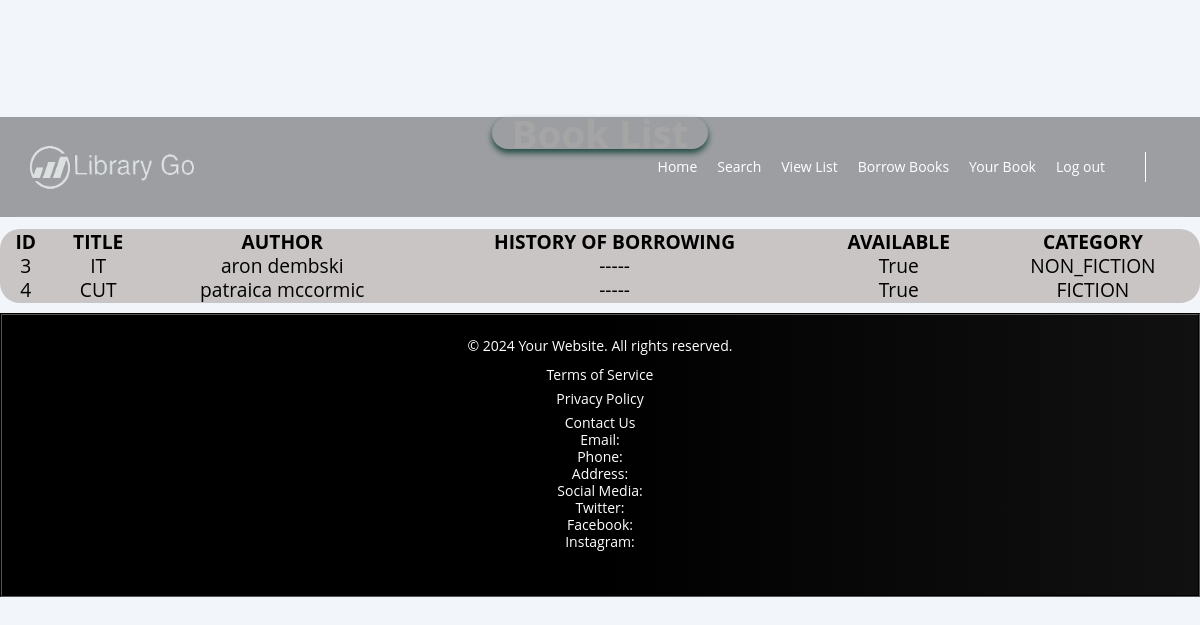
The page /userViewList/ on the database as committed earlier.
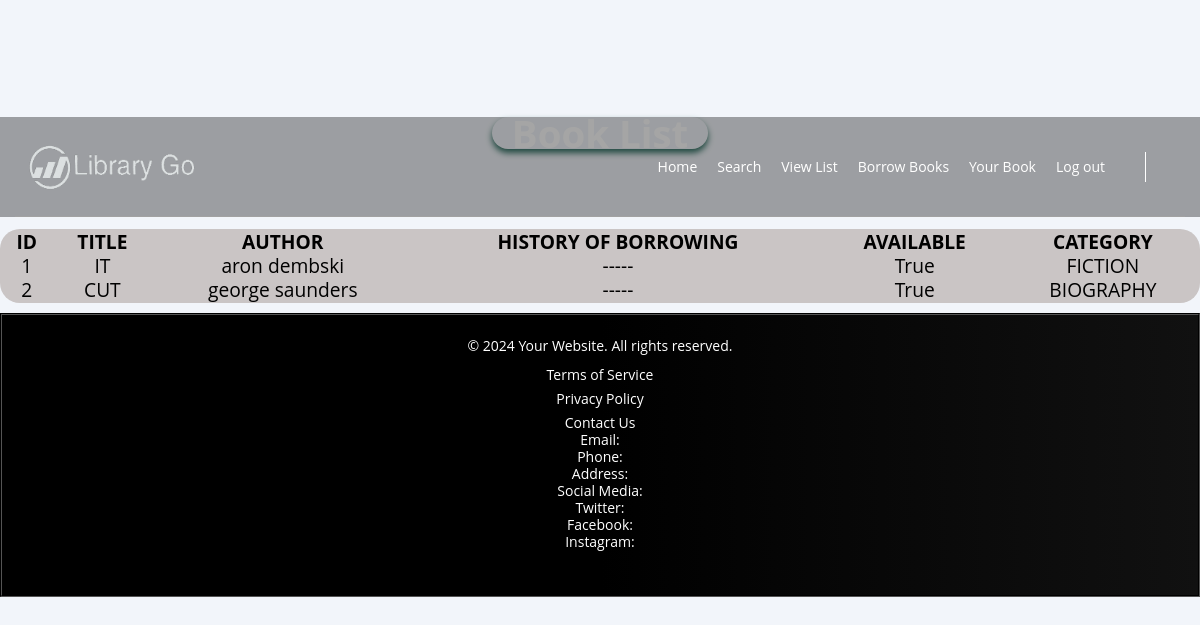
The same page on the database as committed later.
### workingApp/models.py (models this page shows, shortened)
class Book(models.Model):
    BOOK_CATEGORIES = (
        ('FICTION', 'Fiction'),
        ('NON_FICTION', 'Non-fiction'),
        ('SCIENCE', 'Science'),
        ('HISTORY', 'History'),
        ('BIOGRAPHY', 'Biography'),
    )
    id = models.IntegerField(primary_key=True)
    title = models.CharField(max_length=200)
    author = models.CharField(max_length=100)
    image = models.ImageField(upload_to='photo', blank=True, null=True)
    details = models.TextField(null=True, blank=True)
    available = models.BooleanField(default=True)
    category = models.CharField(max_length=100, choices=BOOK_CATEGORIES)
    borrowingDate=models.TimeField(null=True)

### workingApp/views.py (the view)
# urls.py: path('userViewList/',views.userViewList,name='userViewList'),
def userViewList(request):
    context={
        'books': Book.objects.all(),
    }
    return render(request, 'pages/userViewList.html',context)

### templates/pages/userViewList.html (shortened to what this page needs)
{%load static%}
<!DOCTYPE html>
<html lang="en">
    <head>
        <link rel="stylesheet" href="{% static 'css/normalize.css' %} ">
        <link rel="stylesheet" href="{% static 'css/all.min.css' %}">
        <link rel="stylesheet" href="{% static  'css/userViweListStyle.css' %}">
    </head>
    <body>
        {% include 'header.html' %}
            <h1 class="add">Book List</h1>
        <div class="outputs">
            <div class="searchBlock">
                <table class="dash">
                    <tr>
                        <th>Id</th>
                        <th>Title</th>
                        <th>Author</th>
                        <th>History of borrowing</th>
                        <th>Available</th>
                        <th>Category</th>
                    </tr>
                    {% for book in books %}
                    <tbody id="tbody">
                        <tr>
                            <td>{{book.id}}</td>
                            <td>{{book.title}}</td>
                            <td>{{book.author}}</td>
                            {% if book.borrowingDate %}
                            <td>{{ book.borrowingDate|date:"d/m/Y" }}</td>
                        {% else %}
                            <td>-----</td>
                        {% endif %}
                            <td>{{book.available}}</td>
                            <td>{{book.category}}</td>
                        </tr>
                    </tbody>
                    {% endfor %}
                </table>
            </div>
    {% include 'footer.html' %}
    </body>
</html>

### templates/header.html (shortened to what this page needs)
{% load static %}
<!DOCTYPE html>
<html lang="en">
<head>
    <link rel="stylesheet" href="{% static 'css/normalize.css' %}">
    <link rel="stylesheet" href="{% static 'css/all.min.css' %}">
    <link rel="stylesheet" href="{% static 'css/borrowBook.css' %}">
</head>
<body>
<div class="body-color">
    <header>
        <div class="container">
            <a href="#" class="logo">
                <img style="width: 200px; height: 100px;" decoding="async" src="{% static 'images/amino.png' %}" alt="Logo" />
            </a>
            <nav>
            <ul>
                <li><a  href="{% url 'User_Home' %}">Home</a></li>
                <li><a href="{% url 'userSearchBooks' %}">Search</a></li>
                <li><a href="{% url 'userViewList' %}">View List</a></li>
                <li><a href="{% url 'userBorrowBook' %}">Borrow Books</a></li>
                <li><a href="{% url 'userBookList' %}">Your Book</a></li>
                <li><a href="login.html">Log out</a></li>
            </ul>
            <div class="form">
                <i class="fas fa-search"></i>
            </div>
            </nav>
        </div>
    </header>
    </body>
</html>

### templates/footer.html (shortened to what this page needs)
{%load static%}
<!DOCTYPE html>
<html lang="en">
<head>
    <link rel="stylesheet" href="{% static '/css/normalize.css' %} ">
    <link rel="stylesheet" href="{% static '/css/all.min.css' %}">
    <link rel="stylesheet" href="{% static '/css/borrowBook.css' %}">
</head>
<footer class="footer">
    <div class="container">
        <p>&copy; 2024 Your Website. All rights reserved.</p>
        <ul class="footer-links">
            <li><a href="#">Terms of Service</a></li>
            <li><a href="#">Privacy Policy</a></li>
            <li><a href="#">Contact Us</a>            <div class="contact-info">
                <p>Email: </p>
                <p>Phone: </p>
                <p>Address: </p>
                <p>Social Media:</p>
                <p>Twitter: </p>
                <p>Facebook: </p>
                <p>Instagram: </p>
            </div>
        </li>
    </ul>
    </div>
</footer>
</body>
</html>

### static/css/userViweListStyle.css (style rules this page uses)
:root { --main-color: #19c8fa; --transparent-color: rgb(15 116 143 / 70%); --section-padding: 100px; }
* { -webkit-box-sizing: border-box; -moz-box-sizing: border-box; box-sizing: border-box; padding: 0; margin: 0; }
ul { list-style: none; }
.container { padding-left: 15px; padding-right: 15px; margin-left: auto; margin-right: auto; }
@media (min-width: 768px) { .container { width: 750px; } }
@media (min-width: 992px) { .container { width: 970px; } }
@media (min-width: 1200px) { .container { width: 1170px; } }
body { padding-top: 97px; background-image: linear-gradient(270deg, #111111, #000000, #000000); font-family: "Open Sans", sans-serif; background-color: #F2F5FA; color: #0C0C0D; font-size: 1.2rem; line-height: 12px; }
a { columns: inherit; text-decoration: none; }
li { list-style: none; }
a,img,span,input,select,button { display: block; }
.add { text-align: center; color: rgb(255, 255, 255); display: block; margin-top: 20px; margin-left: 10px; margin-right: 10px; padding: 10px 20px; border-radius: 20px; width: fit-content; margin: 20px auto; box-shadow: 0 4px 6px rgb(52, 114, 101); }
.outputs { position: absolute; width: 100%; z-index: 0; margin-top: 50px; border-radius: 25px; color: #F2F5FA; }
.dash { width: 100%; text-align: center; margin: 10px 0; color: #000000; background-color: rgb(202, 197, 197); border-radius: 20px; }
.dash th { text-transform: uppercase; }
.dash th,td { padding: 5px; }
.footer { position: relative; bottom: 0; left: 0; width: 100%; background-image: linear-gradient(270deg, #111111, #000000, #000000); color: #fff; padding: 20px 0; text-align: center; font-size: 14px; display: flex; flex-direction: column; align-items: center; border: 2px groove; border-color: black; }
.footer p { margin: 5px 0; }
.footer a { color: #fff; text-decoration: none; }
.footer-links { list-style-type: none; padding: 0; margin-bottom: 10px; }
.footer-links li { display: inline; margin: 0 10px; }

### static/css/borrowBook.css (style rules this page uses)
:root { --main-color: #19c8fa; --transparent-color: rgb(15 116 143 / 70%); --section-padding: 100px; }
* { -webkit-box-sizing: border-box; -moz-box-sizing: border-box; box-sizing: border-box; padding: 0; margin: 0; }
ul { list-style: none; }
.container { padding-left: 15px; padding-right: 15px; margin-left: auto; margin-right: auto; }
@media (min-width: 768px) { .container { width: 750px; } }
@media (min-width: 992px) { .container { width: 970px; } }
@media (min-width: 1200px) { .container { width: 1170px; } }
body { background-image: url("imgs/ryunosuke-kikuno-FKqxZ58bVjU-unsplash.jpg"); background-size: cover ; background-repeat:no-repeat ; font-family: "Open Sans", sans-serif; background-color: #F2F5FA; color: #0C0C0D; font-size: 1.2rem; line-height: 12px; }
header { position: absolute; left: 0; width: 100%; z-index: 2; top: 0; }
header .container { display: flex; justify-content: space-between; align-items: center; position: fixed; min-height: 97px; width: 100%; background-color: #0000005a; }
header .container::after { content: ""; position: absolute; height: 1px; background-color: #a2a2a2; bottom: 0; width: calc(100% - 30px); left: 15px; }
header .logo img { height: 40px; }
header nav { flex: 1; display: flex; align-items: center; justify-content: flex-end; }
header nav ul { display: flex; }
header nav ul li a { padding: 40px 10px; display: block; color: white; text-decoration: none; font-size: 14px; transition: 0.3s; position: relative; z-index: 2; }
header nav .form { width: 40px; height: 30px; position: relative; margin-left: 30px; border-left: 1px solid white; }
header nav .form i { color: white; position: absolute; font-size: 20px; top: 50%; transform: translateY(-50%); right: 0; }
.body-color { min-height: 100vh; background-size: cover; position: relative; }
.footer { position: relative; bottom: 0; left: 0; width: 100%; background-image: linear-gradient(270deg, #111111, #000000, #000000); color: #fff; padding: 20px 0; text-align: center; font-size: 14px; display: flex; flex-direction: column; align-items: center; border: 2px groove; border-color: black; }
.footer p { margin: 5px 0; }
.footer a { color: #fff; text-decoration: none; }
.footer-links { list-style-type: none; padding: 0; margin-bottom: 10px; }
.footer-links li { display: inline; margin: 0 10px; }

Rows that differ between the two databases and show on the page:
removed Book: id "3", title "IT", author "aron dembski", available "True", category "NON_FICTION"
removed Book: id "4", title "CUT", author "patraica mccormic", available "True", category "FICTION"
added Book: id "1", title "IT", author "aron dembski", available "True", category "FICTION"
added Book: id "2", title "CUT", author "george saunders", available "True", category "BIOGRAPHY"
